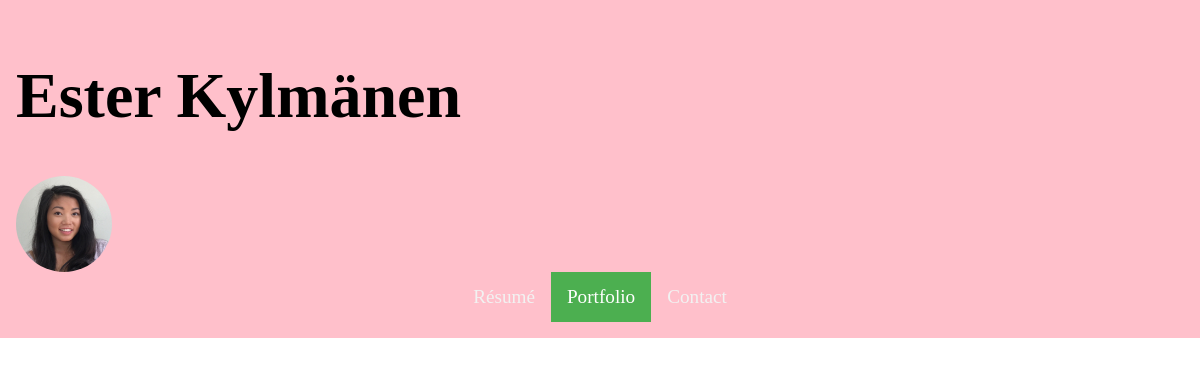
Page /portfolio on the earlier database version.
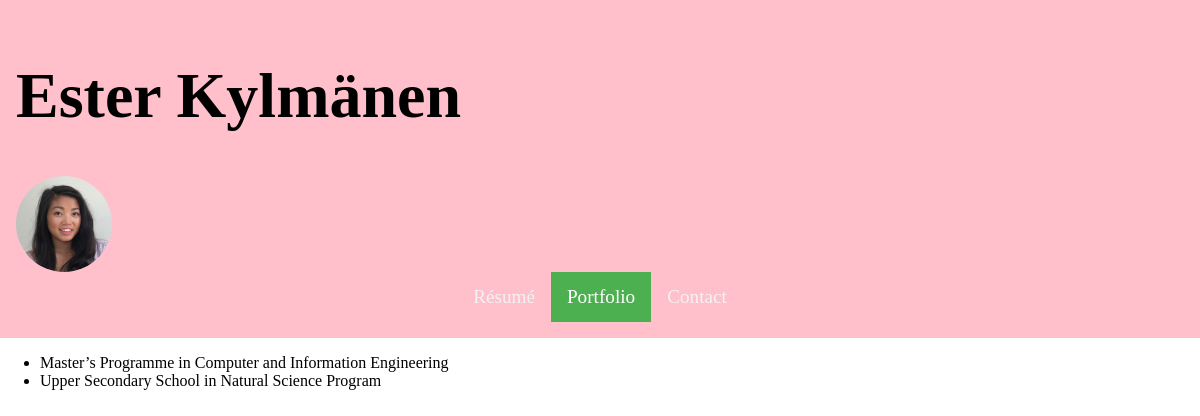
Same page on the later database version.
### resume/models.py (models this page shows, shortened)
class Contact(models.Model):
    first_name = models.CharField(max_length=50)
    last_name = models.CharField(max_length=50)
    phone_no = models.BigIntegerField()
    email = models.CharField(max_length=50)
    address = models.CharField(max_length=50)
    zip_code = models.IntegerField()
    city = models.CharField(max_length=50)
    github = models.CharField(max_length=50)
    linkedin = models.CharField(max_length=50)

class Education(models.Model):
    title = models.CharField(max_length=60)
    school = models.CharField(max_length=50)
    start_date = models.DateField(auto_now=False, auto_now_add=False)
    end_date = models.DateField(auto_now=False, auto_now_add=False)
    description = models.CharField(max_length=100)

### resume/views.py (the view)
# urls.py: path('portfolio', views.portfolio),
def portfolio(request):
    contact_list = Contact.objects.all()
    edu_list = Education.objects.all()
    return render(request, 'portfolio.html', {'contacts' : contact_list, 'educations' : edu_list})

### resume/templatetags/header_links.py (called while the page is built)
@register.inclusion_tag("navigation.html", takes_context=True)
def navigation(context):
    links = {
        'Résumé': "/resume",
        'Portfolio': "/portfolio",
        'Contact': "/contact",
    }
    return {
        'links': links,
        'request': context['request']
    }

### resume/templates/portfolio.html
{% extends "base.html" %}
{% block content %}
<div class="flex-container">
    <ul>
        {% for edu in educations %}
        <li>{{ edu.title }}</li>
        {% endfor %}
    </ul>
</div>
{% endblock %}

### resume/templates/header.html
{% load static %}
{% load header_links %}
<header>
    <h1>
        {% for contact in contacts %} {{ contact.first_name }} {{ contact.last_name}} {% endfor %}
    </h1>
    <img class="self" src="{% static 'images/ester.jpg' %}">
    {% navigation %}
</header>

Differences in the rows shown:
added Education: title "Master’s Programme in Computer and Information Engineering"
added Education: title "Upper Secondary School in Natural Science Program"
